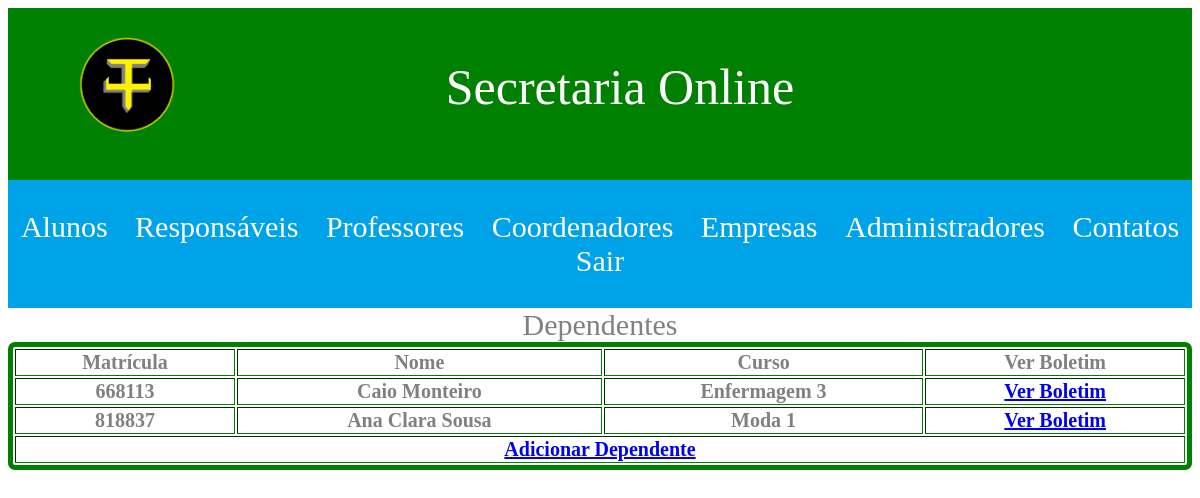
Page /views/responsavel/ver-dependentes.php?id=2 (signed in) on the committed database.
### tables this page shows
CREATE TABLE `responsaveis_alunos` (
  `id` int(11) NOT NULL,
  `id_responsavel` int(11) NOT NULL,
  `id_aluno` int(11) NOT NULL
);

CREATE TABLE `alunos` (
  `id` int(11) NOT NULL,
  `id_curso` int(11) NOT NULL,
  `nome` varchar(150) NOT NULL,
  `matricula` varchar(20) NOT NULL,
  `num_chamada` int(2) NOT NULL,
  `data_nascimento` date NOT NULL,
  `naturalidade` varchar(30) NOT NULL,
  `rg` varchar(20) NOT NULL,
  `cpf` varchar(20) NOT NULL,
  `nis` varchar(20) NOT NULL,
  `cep` varchar(20) NOT NULL,
  `complemento_endereco` varchar(50) NOT NULL,
  `turno` varchar(20) NOT NULL,
  `data_cadastro` date NOT NULL,
  `escola_origem` varchar(100) NOT NULL,
  `opcao_medicamento` varchar(50) DEFAULT NULL,
  `medicamento` varchar(50) DEFAULT NULL,
  `telefone` varchar(20) DEFAULT NULL,
  `celular` varchar(20) DEFAULT NULL,
  `comentario` text,
  `login` varchar(100) NOT NULL,
  `email` varchar(100) NOT NULL,
  `senha` varchar(100) NOT NULL
);

CREATE TABLE `cursos` (
  `id` int(11) NOT NULL,
  `nome` varchar(50) NOT NULL
);

### app/models/Responsavel.php (called while the page is built, shortened)
<?php
	function listarDependentes($id_responsavel)
	{
		$conn = iniciarConexao();
		$stmt = $conn->prepare("SELECT * FROM responsaveis_alunos WHERE id_responsavel = ?");
		$stmt->bindParam(1, $id_responsavel);
		if($stmt->execute() && $stmt->rowCount() > 0){
			$dependentes = $stmt->fetchAll(PDO::FETCH_OBJ);
		}
		return $dependentes;
	}

### app/models/Aluno.php (called while the page is built, shortened)
<?php
	function buscarAluno($id)
	{
		$conn = iniciarConexao();
		$stmt = $conn->prepare("SELECT * FROM alunos WHERE id = ?");
		$stmt->bindParam(1, $id);
		if($stmt->execute() && $stmt->rowCount() > 0){
			$aluno = $stmt->fetch(PDO::FETCH_OBJ);
		}
		return $aluno;
	}

### app/models/Curso.php (called while the page is built, shortened)
<?php
    function traduzirId($id_curso)
    {
        $conn = iniciarConexao();
        $stmt = $conn->prepare("SELECT nome FROM cursos WHERE id = ?");
        $stmt->bindParam(1, $id_curso);
        if($stmt->execute()){
            $curso = $stmt->fetch(PDO::FETCH_OBJ);
            return $curso->nome;
        }
    }

### views/responsavel/ver-dependentes.php (the view, shortened to what this page needs)
<?php
	include_once '../templates/includes/header.php';
	include_once '../../app/models/Responsavel.php';
	include_once '../../app/models/Aluno.php';
	include_once '../../app/models/Curso.php';
	$id_responsavel = filter_input(INPUT_GET, 'id');
	@$dependentes = listarDependentes($id_responsavel);
	$nivel = $_SESSION['usuario_logado']['nv_acesso'];
?>
<div class="item9-1">Dependentes</div>
<div class="item9-2">
	<table border="5" width="100%" class="tablet">
		<thead>
			<tr>
				<th>Matrícula</th>
				<th>Nome</th>
				<th>Curso</th>
				<th>Ver Boletim</th>
			</tr>
		</thead>
		<tbody>
			<?php
			if(!empty($dependentes)){
				foreach($dependentes as $dependente){
					$aluno = buscarAluno($dependente->id_aluno);
					?>
					<tr>
						<th><?= $aluno->matricula ?></th>
						<th><?= $aluno->nome ?></th>
						<th><?=	traduzirId($aluno->id_curso) ?></th>
						<th><a href="../aluno/boletim.php?id=<?= $aluno->id ?>">Ver Boletim</a></th>
					</tr>
				<?php } }else{ ?>
					<tr>
						<th colspan="4">Nenhum Dependente Associado</th>
					</tr>
				<?php } ?>
		</tbody>
		<tfoot>
			<tr>
				<?php if($nivel == "admin" || $nivel == "coordenador"){ ?>
					<th colspan="4"><a href="adicionar-dependente.php?id=<?= $id_responsavel ?>">Adicionar Dependente</a></th>
				<?php } ?>
			</tr>
		</tfoot>
	</table>
</div>
<?php include_once '../templates/includes/footer.php'; ?>

### views/assets/css/Style.css (style rules this page uses)
.tablet { border-radius: 7px; border-color: green; border: 5px solid green; color: grey; font-family: Baskerville Old Face; border }

### views/responsavel/ver-dependentes.php (style rules this page uses)
.item9-1 { grid-column: 1 / 9; font-size: 30px; text-align: center; color: grey; font-family: Baskerville Old Face; }
.item9-2 { grid-column: 1 / 9; font-size: 20px; text-align: center; color: grey; font-family: Baskerville Old Face; }

### rows in the picture
responsaveis_alunos: id_aluno.matricula "668113", id_aluno.nome "Caio Monteiro", id_aluno.nome "Enfermagem 3"
responsaveis_alunos: id_aluno.matricula "818837", id_aluno.nome "Ana Clara Sousa", id_aluno.nome "Moda 1"
